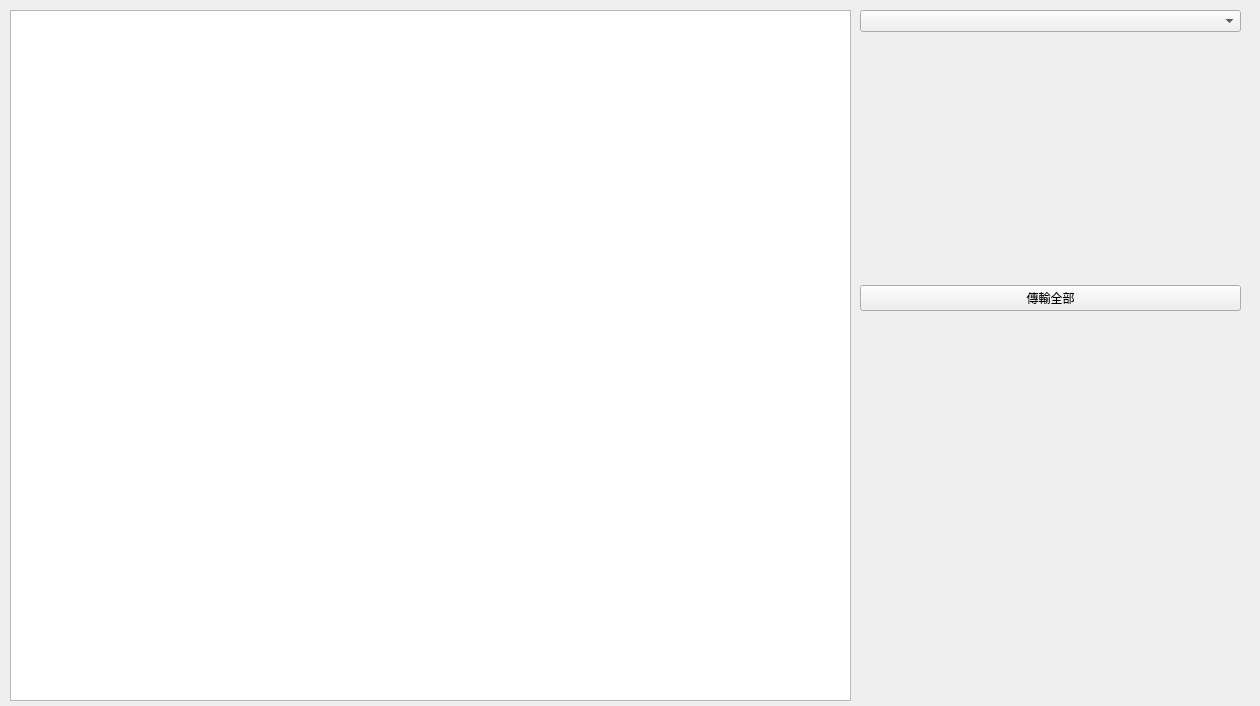
<?xml version="1.0" encoding="UTF-8"?>
<ui version="4.0">
 <class>FrontConfigurationTransfer</class>
 <widget class="QWidget" name="FrontConfigurationTransfer">
  <property name="geometry">
   <rect>
    <x>0</x>
    <y>0</y>
    <width>1260</width>
    <height>706</height>
   </rect>
  </property>
  <property name="windowTitle">
   <string>Form</string>
  </property>
  <widget class="QTableView" name="tableView">
   <property name="geometry">
    <rect>
     <x>10</x>
     <y>10</y>
     <width>841</width>
     <height>691</height>
    </rect>
   </property>
  </widget>
  <widget class="QWidget" name="">
   <property name="geometry">
    <rect>
     <x>860</x>
     <y>10</y>
     <width>381</width>
     <height>301</height>
    </rect>
   </property>
   <layout class="QVBoxLayout" name="verticalLayout">
    <item>
     <widget class="QComboBox" name="comboBoxItemSelection"/>
    </item>
    <item>
     <widget class="QWidget" name="widgetFilter" native="true"/>
    </item>
    <item>
     <widget class="QWidget" name="widgetTransfer" native="true">
      <property name="styleSheet">
       <string notr="true">border-color: rgb(0, 0, 0);</string>
      </property>
     </widget>
    </item>
    <item>
     <widget class="QPushButton" name="pushButtonTransferAll">
      <property name="text">
       <string>傳輸全部</string>
      </property>
     </widget>
    </item>
   </layout>
  </widget>
 </widget>
 <resources/>
 <connections/>
</ui>
